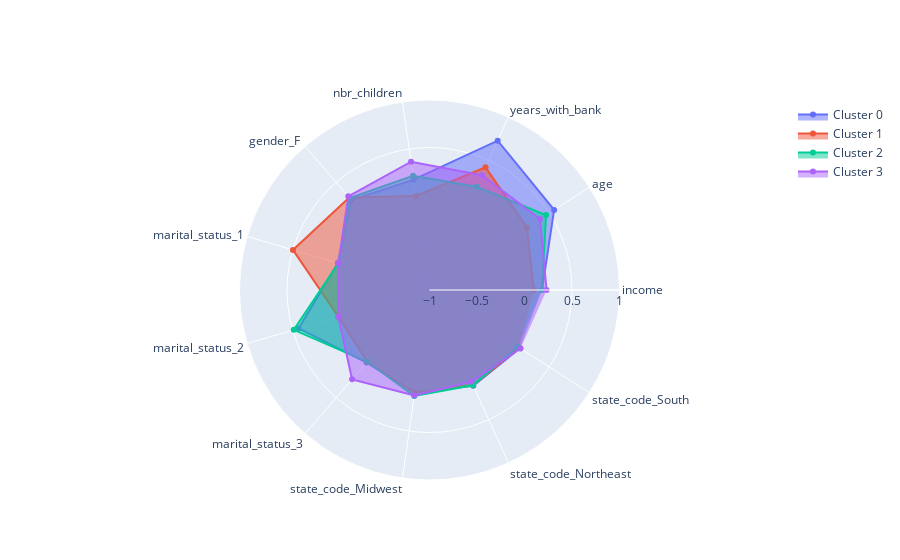

The cell this chart's notebook holds for it:
### Code cell
features = list(means.columns)

fig = go.Figure()

clusters=[0,1,2,3]

for c in clusters:
    fig.add_trace(go.Scatterpolar(
          r=list(means.loc[c]),
          theta=features,
          fill='toself',
          name='Cluster '+str(c)
    ))

fig.update_layout(
      polar=dict(
        radialaxis=dict(
          visible=True,
          range=[-1, 1]
        )),
      showlegend=True
    )

fig.show()

### Figure 1 — Plotly figure (JSON) as saved in the notebook; plotly's stock layout.template omitted (floating-point values rounded to 4 significant figures)
{"data": [{"fill": "toself", "name": "Cluster 0", "r": [0.1844, 0.5595, 0.7276, 0.1736, 0.2538, 0.005076, 0.4365, 0.01015, 0.09137, 0.1091, 0.132], "theta": ["income", "age", "years_with_bank", "nbr_children", "gender_F ", "marital_status_1", "marital_status_2", "marital_status_3", "state_code_Midwest", "state_code_Northeast", "state_code_South"], "type": "scatterpolar"}, {"fill": "toself", "name": "Cluster 1", "r": [0.09775, 0.2192, 0.4194, 0, 0.2891, 0.4982, 0, 0, 0.09091, 0.1018, 0.1236], "theta": ["income", "age", "years_with_bank", "nbr_children", "gender_F ", "marital_status_1", "marital_status_2", "marital_status_3", "state_code_Midwest", "state_code_Northeast", "state_code_South"], "type": "scatterpolar"}, {"fill": "toself", "name": "Cluster 2", "r": [0.1818, 0.4588, 0.1952, 0.2151, 0.2811, 0, 0.4892, 0, 0.127, 0.1027, 0.1027], "theta": ["income", "age", "years_with_bank", "nbr_children", "gender_F ", "marital_status_1", "marital_status_2", "marital_status_3", "state_code_Midwest", "state_code_Northeast", "state_code_South"], "type": "scatterpolar"}, {"fill": "toself", "name": "Cluster 3", "r": [0.2325, 0.3819, 0.3284, 0.3644, 0.3056, 0, 0, 0.2444, 0.1222, 0.06111, 0.1389], "theta": ["income", "age", "years_with_bank", "nbr_children", "gender_F ", "marital_status_1", "marital_status_2", "marital_status_3", "state_code_Midwest", "state_code_Northeast", "state_code_South"], "type": "scatterpolar"}], "layout": {"autosize": true, "polar": {"angularaxis": {"type": "category"}, "radialaxis": {"autorange": false, "range": [-1, 1], "type": "linear", "visible": true}}, "showlegend": true}}
